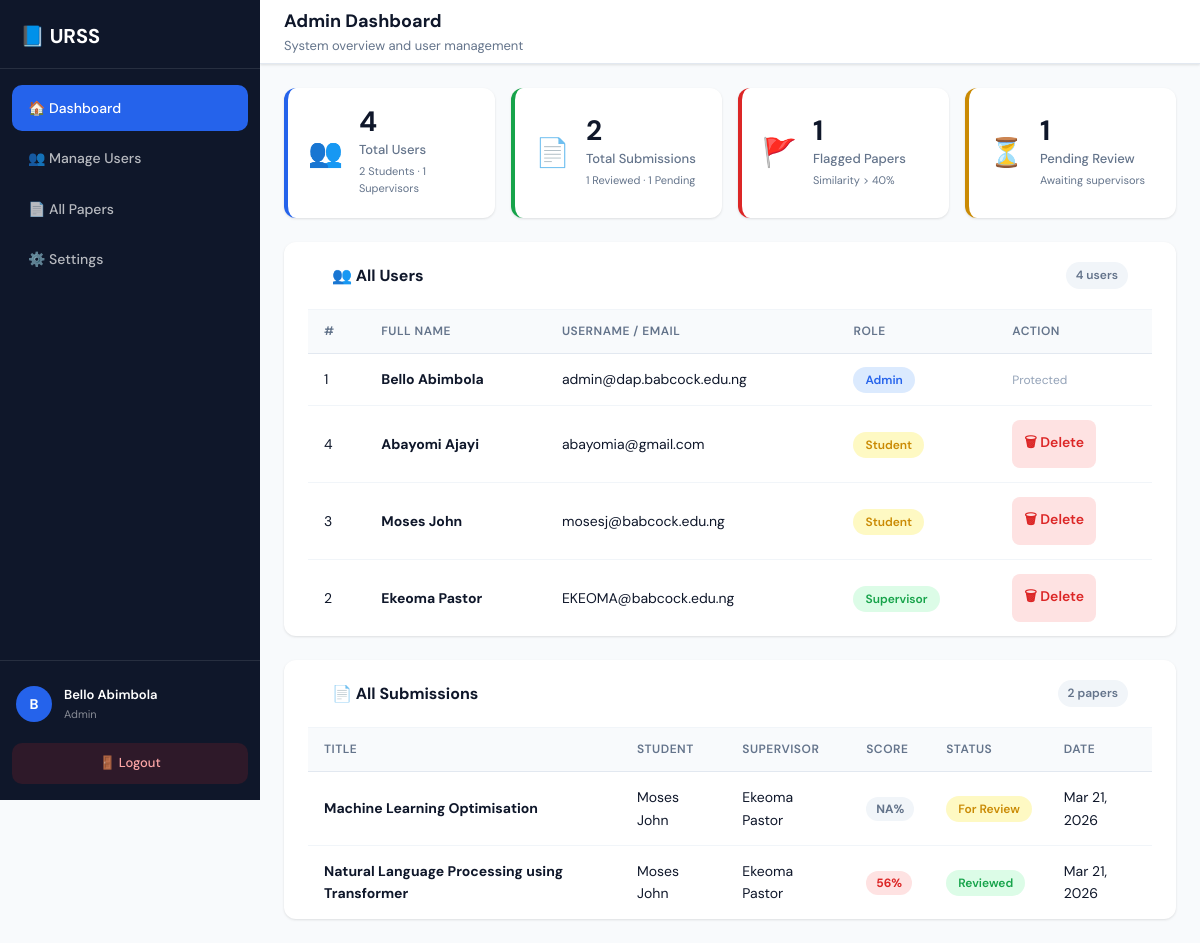
/system/admin-dashboard.php (signed in), run on the app's committed database.
### tables this page shows
CREATE TABLE IF NOT EXISTS `users` (
  `Sn`       int(8)      NOT NULL AUTO_INCREMENT,
  `Fullname` varchar(50) NOT NULL,
  `Username` varchar(100) NOT NULL,
  `Password` varchar(255) NOT NULL,   
  `Role`     varchar(10) NOT NULL,
  PRIMARY KEY (`Sn`),
  UNIQUE KEY `Username` (`Username`)
);

CREATE TABLE IF NOT EXISTS `papers` (
  `Sn`          int(8)        NOT NULL AUTO_INCREMENT,
  `Title`       varchar(70)   NOT NULL,
  `Owner`       varchar(70)   NOT NULL,
  `Supervisor`  varchar(70)   NOT NULL,
  `Original`    varchar(120)  NOT NULL,
  `Updated`     varchar(120)  NOT NULL,
  `Percentage`  varchar(10)   NOT NULL DEFAULT 'NA',
  `Keywords`    varchar(255)  NOT NULL DEFAULT '',
  `Abstract`    text          NOT NULL,
  `Lastupdate`  datetime      NOT NULL,
  `Lastcomment` varchar(255)  NOT NULL DEFAULT '',
  `Status`      varchar(15)   NOT NULL DEFAULT 'For Review',
  PRIMARY KEY (`Sn`)
);

### system/admin-dashboard.php (the view, shortened to what this page needs)
<?php
$db       = getDB();
$fullname = $_SESSION['fullname'];
$totalUsers      = $db->query("SELECT COUNT(*) FROM users")->fetchColumn();
$totalStudents   = $db->query("SELECT COUNT(*) FROM users WHERE Role = 'Student'")->fetchColumn();
$totalSupervisors = $db->query("SELECT COUNT(*) FROM users WHERE Role = 'Supervisor'")->fetchColumn();
$totalPapers     = $db->query("SELECT COUNT(*) FROM papers")->fetchColumn();
$reviewed        = $db->query("SELECT COUNT(*) FROM papers WHERE Status = 'Reviewed'")->fetchColumn();
$pending         = $db->query("SELECT COUNT(*) FROM papers WHERE Status = 'For Review'")->fetchColumn();
$flagged         = $db->query("SELECT COUNT(*) FROM papers WHERE Percentage > 40 AND Percentage != 'NA' AND Percentage != ''")->fetchColumn();
$users  = $db->query("SELECT * FROM users ORDER BY Role, Fullname")->fetchAll();
$papers = $db->query("SELECT * FROM papers ORDER BY Lastupdate DESC")->fetchAll();
?>
<!DOCTYPE html>
<html lang="en">
<head>
    <link rel="stylesheet" href="../assets/css/dashboard.css">
</head>
<body>
    <div class="app-container">
        <aside class="sidebar" id="sidebar">
            <div class="sidebar-header">
                <div class="logo">📘 URSS</div>
            </div>
            <nav class="sidebar-nav">
                <a href="admin-dashboard.php" class="nav-item active">🏠 Dashboard</a>
                <a href="#usersSection" class="nav-item">👥 Manage Users</a>
                <a href="#papersSection" class="nav-item">📄 All Papers</a>
                <a href="settings.php" class="nav-item">⚙️ Settings</a>
            </nav>
            <div class="sidebar-footer">
                <div class="user-info-sidebar">
                    <div class="user-avatar"><?= strtoupper(substr($fullname, 0, 1)) ?></div>
                    <div>
                        <div class="user-name-sidebar"><?= htmlspecialchars($fullname) ?></div>
                        <div class="user-role-sidebar">Admin</div>
                    </div>
                </div>
                <a href="logout.php" class="logout-btn">🚪 Logout</a>
            </div>
        </aside>
        <main class="main-content">
            <header class="topbar">
                <div class="topbar-title">
                    <h1>Admin Dashboard</h1>
                    <p>System overview and user management</p>
                </div>
            </header>
            <div class="stats-grid">
                <div class="stat-card blue">
                    <div class="stat-icon">👥</div>
                    <div class="stat-info">
                        <div class="stat-value"><?= $totalUsers ?></div>
                        <div class="stat-label">Total Users</div>
                        <div class="stat-sub"><?= $totalStudents ?> Students · <?= $totalSupervisors ?> Supervisors</div>
                    </div>
                </div>
                <div class="stat-card green">
                    <div class="stat-icon">📄</div>
                    <div class="stat-info">
                        <div class="stat-value"><?= $totalPapers ?></div>
                        <div class="stat-label">Total Submissions</div>
                        <div class="stat-sub"><?= $reviewed ?> Reviewed · <?= $pending ?> Pending</div>
                    </div>
                </div>
                <div class="stat-card red">
                    <div class="stat-icon">🚩</div>
                    <div class="stat-info">
                        <div class="stat-value"><?= $flagged ?></div>
                        <div class="stat-label">Flagged Papers</div>
                        <div class="stat-sub">Similarity &gt; 40%</div>
                    </div>
                </div>
                <div class="stat-card yellow">
                    <div class="stat-icon">⏳</div>
                    <div class="stat-info">
                        <div class="stat-value"><?= $pending ?></div>
                        <div class="stat-label">Pending Review</div>
                        <div class="stat-sub">Awaiting supervisors</div>
                    </div>
                </div>
            </div>
            <div class="card" id="usersSection">
                <div class="card-header">
                    <h2>👥 All Users</h2>
                    <span class="badge-count"><?= $totalUsers ?> users</span>
                </div>
                <div class="table-wrap">
                    <table class="data-table">
                        <thead>
                            <tr>
                                <th>#</th>
                                <th>Full Name</th>
                                <th>Username / Email</th>
                                <th>Role</th>
                                <th>Action</th>
                            </tr>
                        </thead>
                        <tbody>
                            <?php foreach ($users as $user): ?>
                            <tr>
                                <td><?= $user['Sn'] ?></td>
                                <td><strong><?= htmlspecialchars($user['Fullname']) ?></strong></td>
                                <td><?= htmlspecialchars($user['Username']) ?></td>
                                <td>
                                    <span class="status-pill <?=
                                        $user['Role'] === 'Admin' ? 'pill-blue' :
                                        ($user['Role'] === 'Supervisor' ? 'pill-green' : 'pill-yellow')
                                    ?>">
                                        <?= htmlspecialchars($user['Role']) ?>
                                    </span>
                                </td>
                                <td>
                                    <?php if ($user['Role'] !== 'Admin'): ?>
                                    <form method="POST" onsubmit="return confirm('Delete this user?');" style="display:inline;">
                                        <button type="submit" class="btn-reject btn-sm">🗑 Delete</button>
                                    </form>
                                    <?php else: ?>
                                        <span style="color:#94a3b8;font-size:12px;">Protected</span>
                                    <?php endif; ?>
                                </td>
                            </tr>
                            <?php endforeach; ?>
                        </tbody>
                    </table>
                </div>
            </div>
            <div class="card" id="papersSection">
                <div class="card-header">
                    <h2>📄 All Submissions</h2>
                    <span class="badge-count"><?= $totalPapers ?> papers</span>
                </div>
                <div class="table-wrap">
                    <?php if (empty($papers)): ?>
                        <div class="empty-state">
                            <div class="empty-icon">📭</div>
                            <p>No papers submitted yet.</p>
                        </div>
                    <?php else: ?>
                        <table class="data-table">
                            <thead>
                                <tr>
                                    <th>Title</th>
                                    <th>Student</th>
                                    <th>Supervisor</th>
                                    <th>Score</th>
                                    <th>Status</th>
                                    <th>Date</th>
                                </tr>
                            </thead>
                            <tbody>
                                <?php foreach ($papers as $paper): ?>
                                <tr>
                                    <td><strong><?= htmlspecialchars($paper['Title']) ?></strong></td>
                                    <td><?= htmlspecialchars($paper['Owner']) ?></td>
                                    <td><?= htmlspecialchars($paper['Supervisor']) ?></td>
                                    <td>
                                        <?php
                                        $s   = $paper['Percentage'];
                                        $cls = 'score-na';
                                        if (is_numeric($s)) {
                                            $cls = $s <= 20 ? 'score-good' : ($s <= 40 ? 'score-warn' : 'score-bad');
                                        }
                                        ?>
                                        <span class="score-badge <?= $cls ?>"><?= htmlspecialchars($s) ?>%</span>
                                    </td>
                                    <td>
                                        <span class="status-pill <?= $paper['Status'] === 'Reviewed' ? 'pill-green' : 'pill-yellow' ?>">
                                            <?= htmlspecialchars($paper['Status']) ?>
                                        </span>
                                    </td>
                                    <td><?= date('M d, Y', strtotime($paper['Lastupdate'])) ?></td>
                                </tr>
                                <?php endforeach; ?>
                            </tbody>
                        </table>
                    <?php endif; ?>
                </div>
            </div>
        </main>
    </div>
</body>
</html>

### data on the page
users: Sn "1", Fullname "Bello Abimbola", Username "admin@dap.babcock.edu.ng", Role "Admin", shows "Protected"
users: Sn "4", Fullname "Abayomi Ajayi", Username "abayomia@gmail.com", Role "Student"
users: Sn "3", Fullname "Moses John", Username "mosesj@babcock.edu.ng", Role "Student"
users: Sn "2", Fullname "Ekeoma Pastor", Username "EKEOMA@babcock.edu.ng", Role "Supervisor"
papers: Title "Machine Learning Optimisation", Owner "Moses John", Supervisor "Ekeoma Pastor", Percentage "NA", Status "For Review", Lastupdate "Mar 21, 2026"
papers: Title "Natural Language Processing using Transformer", Owner "Moses John", Supervisor "Ekeoma Pastor", Percentage "56", Status "Reviewed", Lastupdate "Mar 21, 2026"

### other printed values
substr($fullname, 0, 1) "B"
$fullname "Bello Abimbola"
$totalUsers "4"
$totalStudents "2"
$totalSupervisors "1"
$totalPapers "2"
$reviewed "1"
$pending "1"
$flagged "1"
